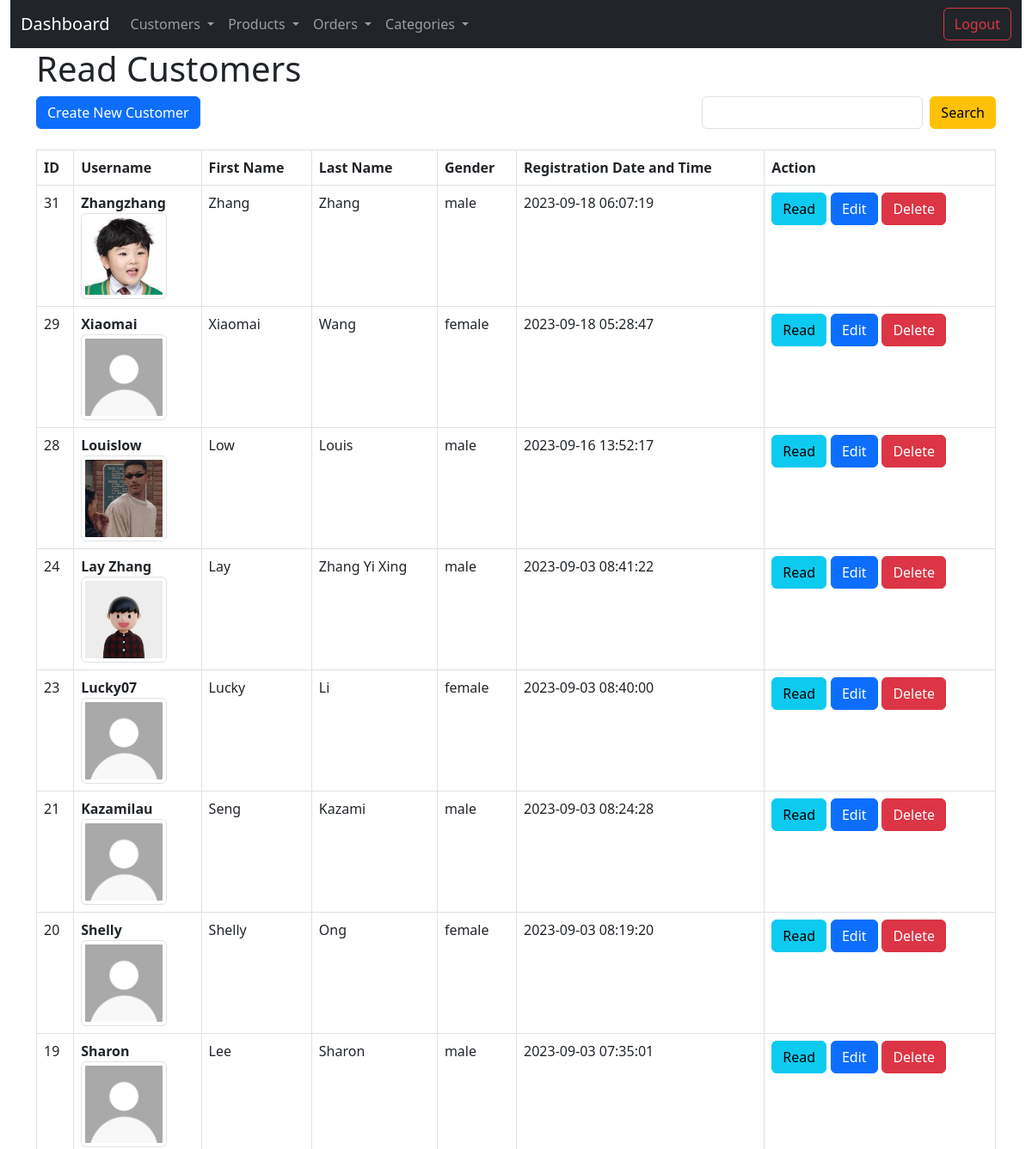
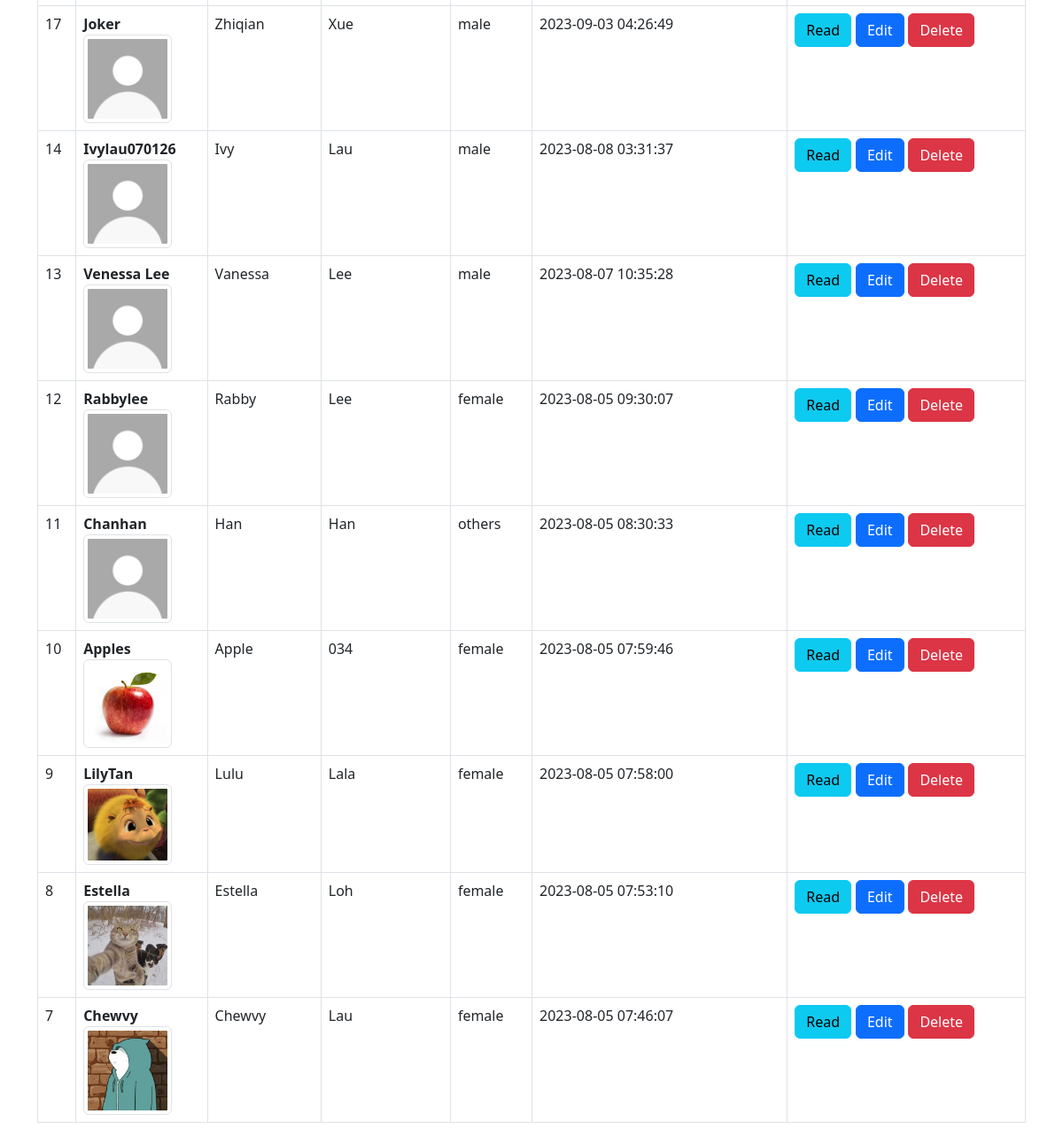
Screenshot of /customer_index.php with the database file from the repository (2 pictures, top to bottom).
### tables this page shows
CREATE TABLE IF NOT EXISTS `customer` (
  `customer_id` int(11) NOT NULL AUTO_INCREMENT,
  `username` varchar(255) NOT NULL,
  `email` text NOT NULL,
  `password` varchar(255) NOT NULL,
  `first_name` varchar(255) NOT NULL,
  `last_name` varchar(255) NOT NULL,
  `gender` varchar(20) NOT NULL,
  `DOB` date NOT NULL,
  `account_status` varchar(50) NOT NULL,
  `registration_date_and_time` datetime NOT NULL,
  `image` blob NOT NULL,
  PRIMARY KEY (`customer_id`),
  UNIQUE KEY `username` (`username`)
);

### customer_index.php (the view, shortened to what this page needs)
<!DOCTYPE HTML>
<html>
<head>
    <link href="https://cdn.jsdelivr.net/npm/bootstrap@5.3.0/dist/css/bootstrap.min.css" rel="stylesheet">
    <script src="https://cdn.jsdelivr.net/npm/bootstrap@5.3.0/dist/js/bootstrap.bundle.min.js"></script></head>
<body>
    <?php
    include 'navbar.php';
    ?>
    <div class="container">
        <div class="page-header">
            <h1>Read Customers</h1>
        </div>
        <div class="d-flex justify-content-between mb-4">
            <a href="create_customer.php" class="btn btn-primary m-b-1em">Create New Customer</a>
            <form action="<?php echo htmlspecialchars($_SERVER["PHP_SELF"]); ?>" method="get" class="d-flex">
                <input type="search" id="search" name="search" class="form-control me-2" />
                <input type="submit" value="Search" class="btn btn-warning" />
            </form>
        </div>
        <?php
        include 'config_folder/database.php';
        $query = "SELECT customer_id, username, image, email, first_name, last_name, gender, DOB, registration_date_and_time, account_status FROM customer
            ORDER BY customer_id DESC";
        $stmt = $con->prepare($query);
        $stmt->execute();
        $num = $stmt->rowCount();
        if ($num > 0) {
            echo "<table class='table table-hover table-responsive table-bordered'>";
            echo "<tr>";
            echo "<th>ID</th>";
            echo "<th>Username</th>";
            echo "<th>First Name</th>";
            echo "<th>Last Name</th>";
            echo "<th>Gender</th>";
            echo "<th>Registration Date and Time</th>";
            echo "<th>Action</th>";
            echo "</tr>";
            while ($row = $stmt->fetch(PDO::FETCH_ASSOC)) {
                extract($row);
                echo "<tr>";
                echo "<td>{$customer_id}</td>";
                echo "<td><strong>{$username}</strong><br>
                <img src='image/" . (!empty($image) ? htmlspecialchars($image, ENT_QUOTES) : 'default.jpg') . "' alt='{$username}' class='img-thumbnail' style='max-width: 100px; max-height: 100px;'></td>";
                echo "<td>{$first_name}</td>";
                echo "<td>{$last_name}</td>";
                echo "<td>{$gender}</td>";
                echo "<td>{$registration_date_and_time}</td>";
                echo "<td>";
                echo "<a href='customer_read_one.php?customer_id={$customer_id}' class='btn btn-info' style='margin-right: 0.3em;'>Read</a>";
                echo "<a href='customer_update.php?customer_id={$customer_id}' class='btn btn-primary' style='margin-right: 0.3em;'>Edit</a>";
                echo "<a href='#' onclick='delete_user({$customer_id});' class='btn btn-danger'>Delete</a>";
                echo "</td>";
                echo "</tr>";
            }
            echo "</table>";
        }
        else {
            echo "<div class='alert alert-danger'>No records found.</div>";
        }
        ?>
    </div>
</body>
</html>

### navbar.php (shortened to what this page needs)
<!DOCTYPE HTML>
<html lang="en">
<head>
    <link href="https://cdn.jsdelivr.net/npm/bootstrap@5.3.0/dist/css/bootstrap.min.css" rel="stylesheet">
</head>
<body>
    <div class="container-fluid">
        <nav class="navbar navbar-expand-lg navbar-dark bg-dark">
            <div class="container-fluid">
                <a class="navbar-brand" href="dashboard.php">Dashboard</a>
                <div class="collapse navbar-collapse" id="navbarNavDarkDropdown">
                <ul class="navbar-nav">
                    <li class="nav-item dropdown">
                    <a class="nav-link dropdown-toggle" href="create_customer.php" id="navbarDarkDropdownMenuLink" role="button" data-bs-toggle="dropdown" aria-expanded="false">
                        Customers
                    </a>
                    </li>
                </ul>
                <ul class="navbar-nav">
                    <li class="nav-item dropdown">
                    <a class="nav-link dropdown-toggle" href="create_customer.php" id="navbarDarkDropdownMenuLink" role="button" data-bs-toggle="dropdown" aria-expanded="false">
                        Products
                    </a>
                    </li>
                </ul>
                <ul class="navbar-nav">
                    <li class="nav-item dropdown">
                    <a class="nav-link dropdown-toggle" href="create_customer.php" id="navbarDarkDropdownMenuLink" role="button" data-bs-toggle="dropdown" aria-expanded="false">
                        Orders
                    </a>
                    </li>
                </ul>
                <ul class="navbar-nav">
                    <li class="nav-item dropdown">
                    <a class="nav-link dropdown-toggle" href="create_customer.php" id="navbarDarkDropdownMenuLink" role="button" data-bs-toggle="dropdown" aria-expanded="false">
                        Categories
                    </a>
                    </li>
                </ul>
                    <ul class="navbar-nav ms-auto">
                        <li class="nav-item">
                            <a class="btn btn-outline-danger" href="User_logout.php">Logout</a>
                        </li>
                    </ul>
                </div>
            </div>
        </nav>
    </div>
</body>
</html>

### rows the page displays
customer: customer_id "31", username "Zhangzhang", image (picture), first_name "Zhang", last_name "Zhang", gender "male", registration_date_and_time "2023-09-18 06:07:19"
customer: customer_id "29", username "Xiaomai", image (placeholder picture), first_name "Xiaomai", last_name "Wang", gender "female", registration_date_and_time "2023-09-18 05:28:47"
customer: customer_id "28", username "Louislow", image (picture), first_name "Low", last_name "Louis", gender "male", registration_date_and_time "2023-09-16 13:52:17"
customer: customer_id "24", username "Lay Zhang", image (picture), first_name "Lay", last_name "Zhang Yi Xing", gender "male", registration_date_and_time "2023-09-03 08:41:22"
customer: customer_id "23", username "Lucky07", image (placeholder picture), first_name "Lucky", last_name "Li", gender "female", registration_date_and_time "2023-09-03 08:40:00"
customer: customer_id "21", username "Kazamilau", image (placeholder picture), first_name "Seng", last_name "Kazami", gender "male", registration_date_and_time "2023-09-03 08:24:28"
customer: customer_id "20", username "Shelly", image (placeholder picture), first_name "Shelly", last_name "Ong", gender "female", registration_date_and_time "2023-09-03 08:19:20"
customer: customer_id "19", username "Sharon", image (placeholder picture), first_name "Lee", last_name "Sharon", gender "male", registration_date_and_time "2023-09-03 07:35:01"
customer: customer_id "17", username "Joker", image (placeholder picture), first_name "Zhiqian", last_name "Xue", gender "male", registration_date_and_time "2023-09-03 04:26:49"
customer: customer_id "14", username "Ivylau070126", image (placeholder picture), first_name "Ivy", last_name "Lau", gender "male", registration_date_and_time "2023-08-08 03:31:37"
customer: customer_id "13", username "Venessa Lee", image (placeholder picture), first_name "Vanessa", last_name "Lee", gender "male", registration_date_and_time "2023-08-07 10:35:28"
customer: customer_id "12", username "Rabbylee", image (placeholder picture), first_name "Rabby", last_name "Lee", gender "female", registration_date_and_time "2023-08-05 09:30:07"
customer: customer_id "11", username "Chanhan", image (placeholder picture), first_name "Han", last_name "Han", gender "others", registration_date_and_time "2023-08-05 08:30:33"
customer: customer_id "10", username "Apples", image (picture), first_name "Apple", last_name "034", gender "female", registration_date_and_time "2023-08-05 07:59:46"
customer: customer_id "9", username "LilyTan", image (picture), first_name "Lulu", last_name "Lala", gender "female", registration_date_and_time "2023-08-05 07:58:00"
customer: customer_id "8", username "Estella", image (picture), first_name "Estella", last_name "Loh", gender "female", registration_date_and_time "2023-08-05 07:53:10"
customer: customer_id "7", username "Chewvy", image (picture), first_name "Chewvy", last_name "Lau", gender "female", registration_date_and_time "2023-08-05 07:46:07"
